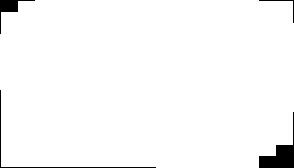
%> input picture img/A (1).bmp, 294 x 168 px
$ octave create_templates.m   (GNU Octave 9; MATLAB toolbox functions it lacks are replaced by stand-ins)
%> lines starting %> are read from the running program, lines starting %| are printed output that depends on the picture; in (x1, y1, x2, y2) boxes, pixels count from 0 and x2, y2 are one past the last pixel; in counts of white or black regions, pixels touching at a corner belong together; the program's own positions count from 1
%CREATE TEMPLATES
%Letter
A1=imread('img/A (1).bmp');
%> A1: size 168x294 logical; 97.6% white; 4 black regions, box (x1, y1, x2, y2) and area: (259, 112, 294, 168) 651, (0, 0, 35, 34) 255, (0, 90, 156, 168) 233, (259, 0, 294, 23) 57
A2=imread('img/A (2).bmp');
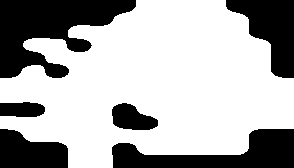
%> input picture img/A (2).bmp, 294 x 168 px
%> A2: size 168x294 logical; 67.5% white; 6 black regions, box (x1, y1, x2, y2) and area: (0, 0, 136, 78) 5855, (112, 129, 294, 168) 3814, (226, 0, 294, 78) 2919, (0, 129, 68, 168) 2028, (112, 103, 158, 130) 853, (0, 102, 45, 117) 589
A3=imread('img/A (3).bmp');
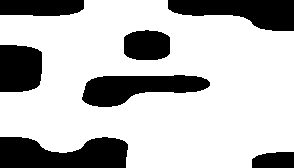
%> input picture img/A (3).bmp, 294 x 168 px
%> A3: size 168x294 logical; 73.3% white; 7 black regions, largest, box (x1, y1, x2, y2) and area: (0, 137, 128, 168) 3186, (82, 75, 210, 107) 2541, (168, 0, 294, 31) 2534
%> (the run ends here)
